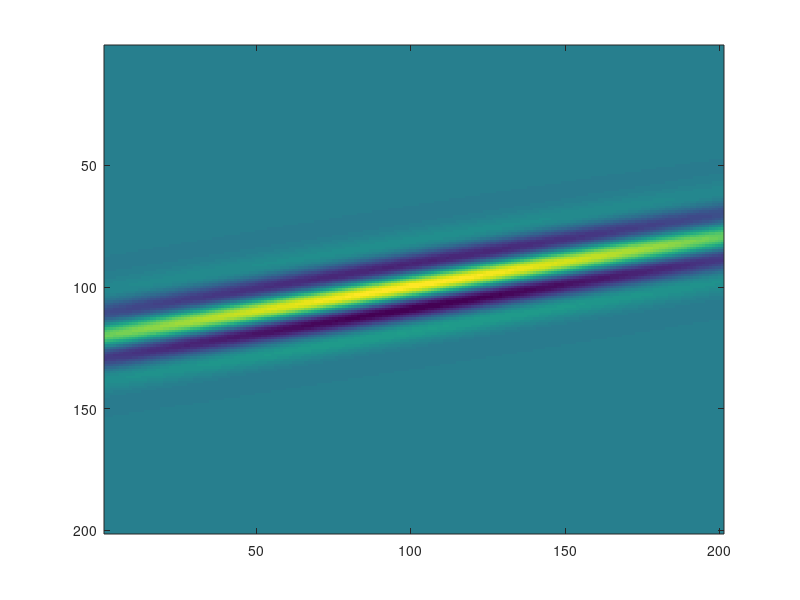

MATLAB code to generate this figure:
%paramaters of gabor filter
gamma =.1; %aspect ratio, how wide or thin it will be
sigma=1; %size of receptive field, I think width of gaussian also
lambda = 2; %wavelength, controlling freq of cos
phi=.5; %offset - changes where cosine is in receptive field
theta=.2; %changing the orientation

%define cartesian coordinates in matrix form instead of vectors. this makes
%the math easier to do later 
x = -10:.1:10; y=x;
x=x'*ones(size(y));
y=x';
%visualize x and y: imagesc(x)

%translation of a grid coordinate system into radial coordinates (polar
%system)
x_bar=x.*cos(theta) + y.*sin(theta);
y_bar=-x.*sin(theta) + y.*cos(theta);

% x bar and y bar are coordinates in the visual field
normal_dist = exp(-(x_bar.^2+gamma.^2.*y_bar.^2)./(2.*sigma.^2)); %sigma is std dev around normal curve
cosine_component = cos(2.*pi.*x_bar./lambda+phi); % component of gabor filter
% visualize imagesc(normal_dist) and imagesc(cosine_component) and multiply
% them together to get a gabor filter
imagesc(normal_dist.*cosine_component)